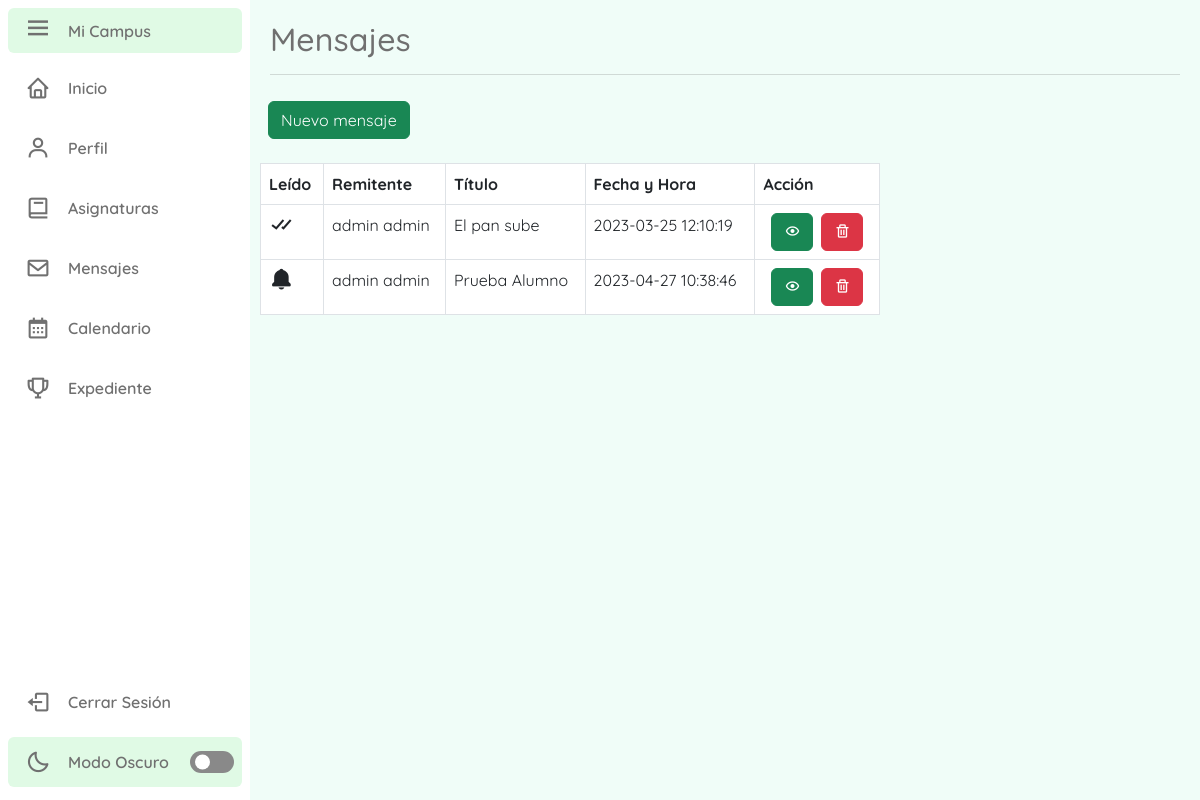
The page /mensajes (signed in) on the database its author committed.
### tables this page shows
CREATE TABLE `mensajes` (
  `id` int(10) NOT NULL,
  `titulo` varchar(255) DEFAULT NULL,
  `mensaje` text DEFAULT NULL,
  `remitente` varchar(9) DEFAULT NULL,
  `destinatario` varchar(9) DEFAULT NULL,
  `fecha` datetime DEFAULT NULL,
  `leido` int(11) NOT NULL DEFAULT 0
);

CREATE TABLE `usuario` (
  `userID` varchar(9) NOT NULL,
  `contrasena` varchar(255) NOT NULL,
  `nombre` varchar(50) NOT NULL,
  `apellidos` varchar(100) NOT NULL,
  `correo` varchar(100) NOT NULL,
  `tipoUsuario` varchar(8) NOT NULL,
  `estado` int(11) NOT NULL DEFAULT 1,
  `token` varchar(255) DEFAULT NULL,
  `moduloID_FK` int(11) DEFAULT NULL
);

### Controllers/templateC.php (called while the page is built)
<?php
    class Template{
        public function LlamarTemplate(){
            include "Views/main.php";
        }
    }
?>

### index.php (called while the page is built, shortened)
<?php
    require_once "Controllers/templateC.php";
    require_once "Controllers/usuariosC.php";
    require_once "Models/usuariosM.php";
    require_once "Controllers/mensajesC.php";
    require_once "Models/mensajesM.php";
    $template = new Template();
    $template -> LlamarTemplate();
?>

### Controllers/mensajesC.php (called while the page is built, shortened)
<?php
    class MensajesC{
        public static function mostrarMensajesC(){
            $tablaBD = "mensajes";
            $usuario = $_SESSION["userID"];
            $result = MensajesM::mostrarMensajesM($tablaBD,$usuario);
            return $result;
        }
    }
?>

### Models/Conexion.php (called while the page is built)
<?php
    class Conexion{
        public static function conexionBD(){
            $bd = new PDO("mysql:host=localhost;dbname=campus;", "root", "");
            $bd -> exec("SET NAMES utf8");
            return $bd;
        }
    }
?>

### Models/mensajesM.php (called while the page is built, shortened)
<?php
    require_once "Conexion.php";
    class MensajesM extends Conexion{
        public static function mostrarMensajesM($tablaBD,$usuario){
            $pdo = Conexion::conexionBD() -> prepare("SELECT * FROM $tablaBD WHERE destinatario = :destinatario");
            $pdo -> bindParam(":destinatario", $usuario, PDO::PARAM_STR);
            $pdo -> execute();
            return $pdo -> fetchAll();
        }
    }
?>

### Controllers/usuariosC.php (called while the page is built, shortened)
<?php
    class UsuariosC{
        public static function MostrarUsuariosC($columna, $valor){
            $tablaBD = "usuario";
            $result = UsuariosM::MostrarUsuariosM($tablaBD, $columna, $valor);
            return $result;
        }
    }
?>

### Models/usuariosM.php (called while the page is built, shortened)
<?php
    require_once "Conexion.php";
    class UsuariosM extends Conexion{
        public static function MostrarUsuariosM($tablaBD, $columna, $valor){
            if($columna != null){
                $pdo = Conexion::conexionBD() -> prepare("SELECT * FROM $tablaBD WHERE $columna = :$columna");
                $pdo -> bindParam(":".$columna, $valor, PDO::PARAM_STR);
                $pdo -> execute();
                return $pdo -> fetch();
            }else{
                $pdo = Conexion::conexionBD() -> prepare("SELECT * FROM $tablaBD");
                $pdo -> execute();
                return $pdo -> fetchAll();
            }
        }
    }
?>

### Views/modulos/mensajes.php (the view, shortened to what this page needs)
<div class="content">
   <section class="content-header">
      <h2>Mensajes</h2>
      <hr>
   </section>
   <section class= "content-box">
       <div class= box>
           <div class= box-header>
               <button class="btn btn-success" data-bs-toggle="modal" data-bs-target="#NuevoMensaje">Nuevo mensaje</button>
       </div>
           <br>
           <div class="box-body">
               <div class="col-md-8 col-xs-12">
                   <table class="table table-bordered table-hover T">
                       <thead>
                            <tr>
                                <th>Leído</th>
                                <th>Remitente</th>
                                <th>Título</th>
                                <th>Fecha y Hora</th>
                                <th>Acción</th>
                           </tr>
                       </thead>
                       <tbody>
                            <?php
                                $result = MensajesC::MostrarMensajesC();
                                foreach($result as $key => $value){
                                    echo '<tr>
                                            <td class="bell-check">';
                                                if($value["leido"] == '0'){
                                                    echo'<i class="bx '.('bxs-bell bx-sm bx-tada bell').'"></i> ';
                                                }else{
                                                    echo'<i class="bx '.('bx-check-double bx-sm check').'"></i>';
                                                }
                                    echo        '</td>';
                                            $columna = "userID";
                                            $valor = $value["remitente"];
                                            $remitente= UsuariosC::MostrarUsuariosC($columna, $valor);
                                    echo   '<td>'.$remitente["nombre"].' '.$remitente["apellidos"].'</td>';
                                    echo   '<td>'.$value["titulo"].'</td>
                                            <td>'.$value["fecha"].'</td>
                                            <td>
                                                <div class="btn-group">
                                                    <a href= "/ProyectoCampus/mostrarMensaje/'.$value["id"].'">
                                                        <button class="btn btn-success"><i class="bx '.('bx-show').'"></i></button>
                                                    </a>
                                                    <a href= "#">
                                                        <button class="btn btn-danger EliminarMensaje" mensajeID= "'.$value["id"].'"><i class="bx '.('bx-trash').'"></i></button>
                                                    </a>
                                                </div>
                                            </td>
                                        </tr>';
                                }
                            ?>
                       </tbody>
                   </table>
               </div>
           </div>
       </div>
   </section>
</div>

### Views/CSS/style.css (style rules this page uses)
:root { --body-color: #F0FDF8 ; --sidebar-color: #ffffff; --primary-color: #2E9959; --primary-color-light: #E0FAE5; --text-color: #707070; --toggle-color: #898989; }
* { font-family: 'Quicksand', sans-serif; }
body { height: 100vh; background: var(--body-color); }
.content { position: relative; left: 250px; height: 100vh; width: calc(100% - 250px); padding: 10px; }
.content .content-header, p { font-size: 50px; font-weight: 500; color: var(--text-color); padding: 10px; }
.btn { margin-left: 8px; }
table thead { background: var(--primary-color); color: var(--sidebar-color); }
table tbody { background: white; }

### rows shown on the page
mensajes: leido 1 (drawn), remitente.nombre "admin", remitente.apellidos "admin", titulo "El pan sube", fecha "2023-03-25 12:10:19"
mensajes: leido 0 (drawn), remitente.nombre "admin", remitente.apellidos "admin", titulo "Prueba Alumno", fecha "2023-04-27 10:38:46"
